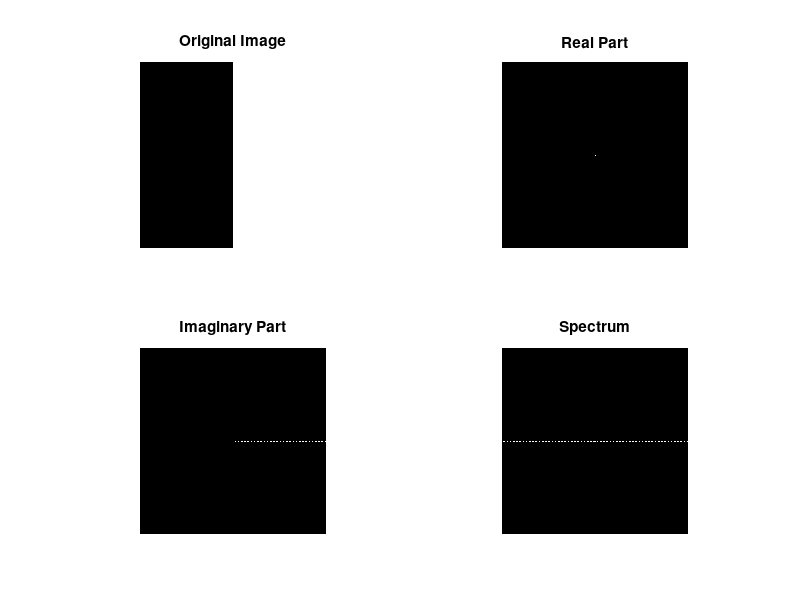
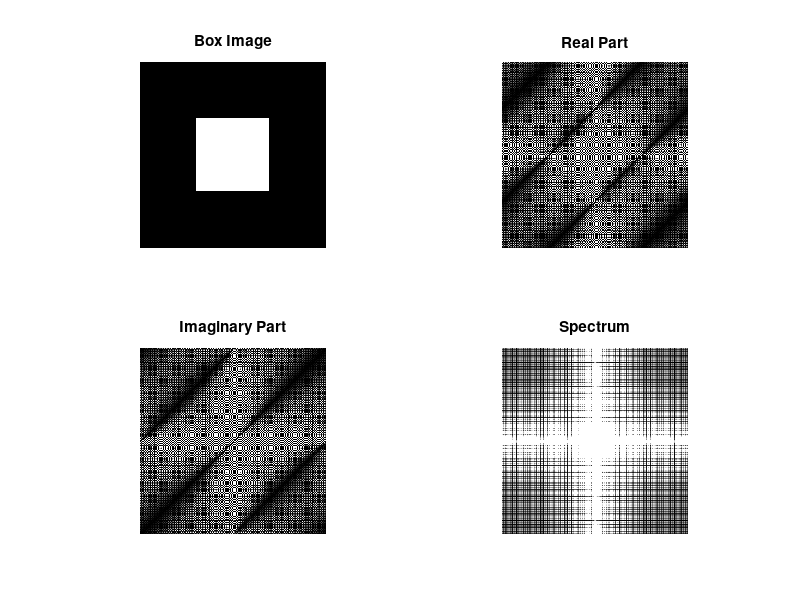
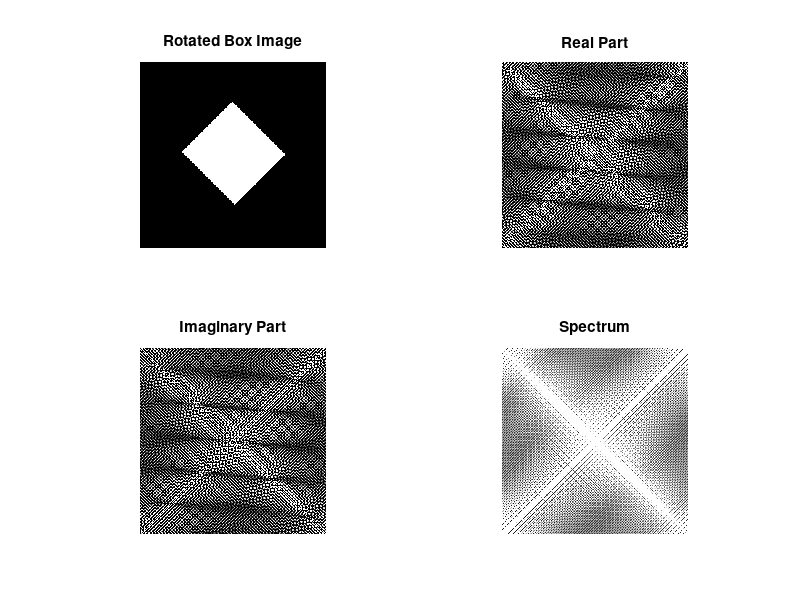
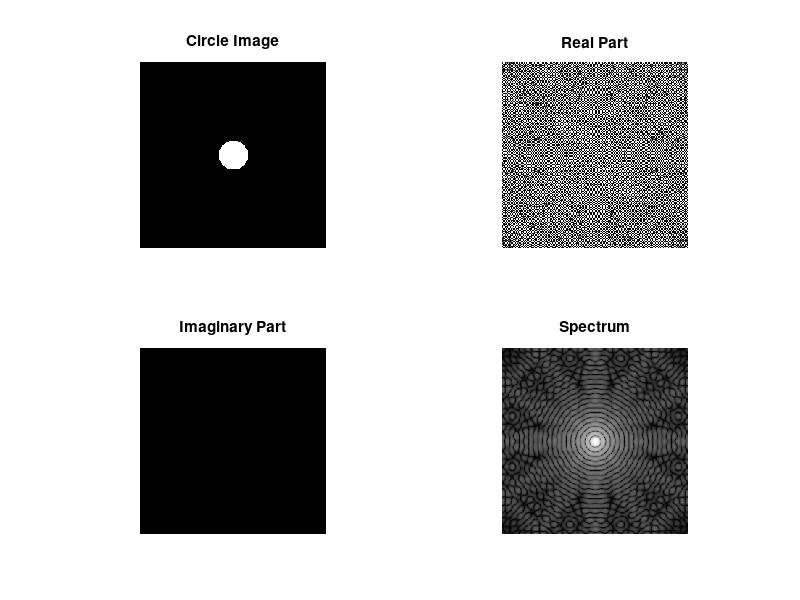

Source code (MATLAB) for these figures, in order:
clc
clear
% Create the first image with a single edge
img = [zeros(256, 128) ones(256, 128)];
% Move the origin to the center of the image
imgfft = fft2(img);
% Move the origin to the center of the image
imgfft = fftshift(imgfft);
% Compute the log of the absolute value of the Fourier transform
spectrum = log(1 + abs(imgfft));
% Display the original image
subplot(2, 2, 1);
imshow(img);
title('Original Image');
% Display the real part of the Fourier transform
subplot(2, 2, 2);
imshow(real(imgfft));
title('Real Part');
% Display the imaginary part of the Fourier transform
subplot(2, 2, 3);
imshow(imag(imgfft));
title('Imaginary Part');
% Display the spectrum of the image in the Fourier domain
subplot(2, 2, 4);
imshow(spectrum);
title('Spectrum');

% Repeat the process for a box
img = zeros(256, 256);
img(78:178, 78:178) = 1;
% Compute the Fourier transform of the box image using FFT
imgfft = fft2(img);
% Move the origin to the center of the image
imgfft = fftshift(imgfft);
% Compute the log of the absolute value of the Fourier transform
spectrum = log(1 + abs(imgfft));
% Display the box image
figure;
subplot(2, 2, 1);
imshow(img);
title('Box Image');
% Display the real part of the Fourier transform
subplot(2, 2, 2);
imshow(real(imgfft));
title('Real Part');
% Display the imaginary part of the Fourier transform
subplot(2, 2, 3);
imshow(imag(imgfft));
title('Imaginary Part');
% Display the spectrum of the image in the Fourier domain
subplot(2, 2, 4);
imshow(spectrum);
title('Spectrum');

% Repeat the process for a 45-degree rotated box
[x, y] = meshgrid(1:256, 1:256);
img = (x + y < 329) & (x + y > 182) & (x - y > -67) & (x - y < 73);
% Compute the Fourier transform of the rotated box image using FFT
imgfft = fft2(img);
% Move the origin to the center of the image
imgfft = fftshift(imgfft);
% Compute the log of the absolute value of the Fourier transform
spectrum = log(1 + abs(imgfft));
% Display the rotated box image
figure;
subplot(2, 2, 1);
imshow(img);
title('Rotated Box Image');
% Display the real part of the Fourier transform
subplot(2, 2, 2);
imshow(real(imgfft));
title('Real Part');
% Display the imaginary part of the Fourier transform
subplot(2, 2, 3);
imshow(imag(imgfft));
title('Imaginary Part');
% Display the spectrum of the image in the Fourier domain
subplot(2, 2, 4);
imshow(spectrum);
title('Spectrum');

% Repeat the process for a circle
[x, y] = meshgrid(-128:127, -128:127);
z = sqrt(x.^2 + y.^2);
img = (z < 20);
% Compute the Fourier transform of the circle image using FFT
imgfft = fft2(img);
% Move the origin to the center of the image
imgfft = fftshift(imgfft);
% Compute the log of the absolute value of the Fourier transform
spectrum = log(1 + abs(imgfft));
% Display the circle image
figure;
subplot(2, 2, 1);
imshow(img);
title('Circle Image');
% Display the real part of the Fourier transform
subplot(2, 2, 2);
imshow(real(imgfft));
title('Real Part');
% Display the imaginary part of the Fourier transform
subplot(2, 2, 3);
imshow(imag(imgfft));
title('Imaginary Part');
% Display the spectrum of the image in the Fourier domain
subplot(2, 2, 4);
imshow(spectrum, []);
title('Spectrum');

